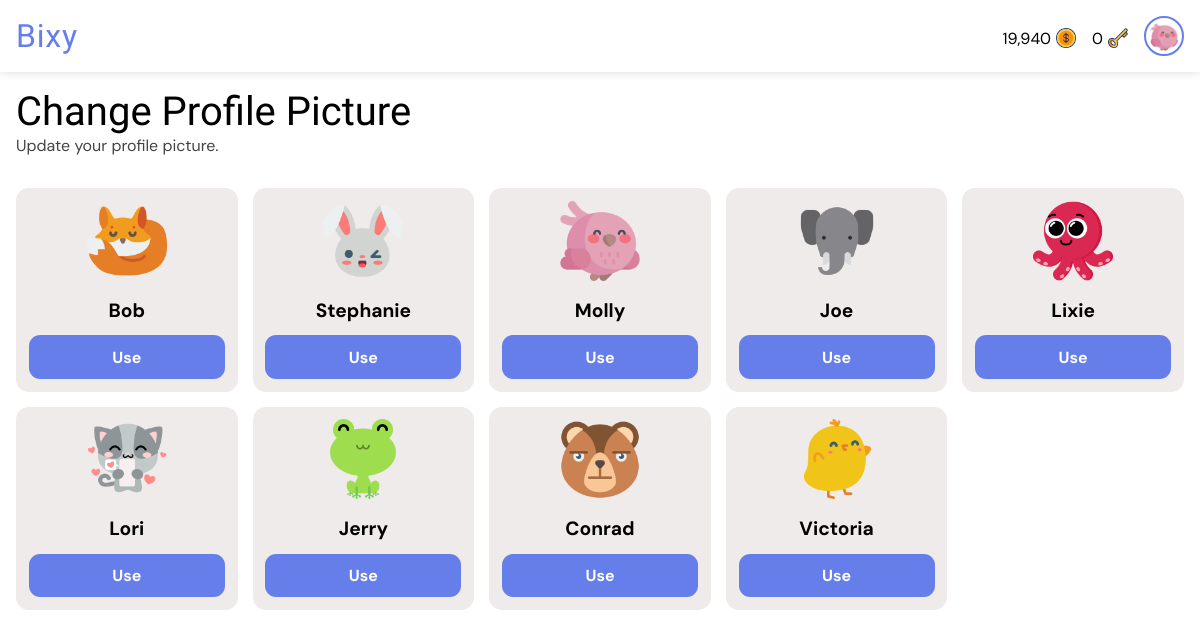
The page /changeprofilepicture/ (signed in) on the database its author committed.
### giftapp/models.py (models this page shows, shortened)
class User(AbstractUser):
    gender = models.CharField(max_length=6, choices=GENDERS, default=GENDERS[0][0])
    is_verified = models.BooleanField(default=False, help_text="If the user's email address is verified or not.")
    email = models.EmailField(unique=True, blank=False, null=False)
    new_email = models.EmailField(unique=False, blank=True, null=True)
    coins = models.PositiveIntegerField(default=0)
    won_coins = models.PositiveIntegerField(default=0)
    keys = models.PositiveIntegerField(default=0)
    verify_code = models.CharField(max_length=255, null=True, blank=True)
    change_email_code = models.CharField(max_length=255, null=True, blank=True)
    profile_pic = models.ForeignKey(ProfilePicture, on_delete=models.SET_NULL, related_name='owners', null=True)
    deactivated_at = models.DateTimeField(null=True, blank=True)
    USERNAME_FIELD = "email"
    REQUIRED_FIELDS = ["username"]

class ProfilePicture(models.Model):
    name = models.CharField(max_length=50, null=False, blank=False)
    image = models.ImageField(null=False, blank=False, upload_to='profile_pics')

### giftapp/views.py (the view)
# urls.py: path("changeprofilepicture/", views.change_profile_picture, name="change_profile_picture"),
@login_required
def change_profile_picture(request):
    profile_pictures = ProfilePicture.objects.all()
    return render(request, "change_profile_picture.html", {'profile_pictures': profile_pictures})

### templates/change_profile_picture.html (shortened to what this page needs)
{% extends 'base.html' %}
{% load static %}
{% load humanize %}
{% load timefilters %}
{% block title %}
<link rel="stylesheet" href="{% static 'css/all_gifts.css' %}">
{% endblock %}
{% block body %}
<div class="heading">
    <h1>Change Profile Picture</h1>
    <p>Update your profile picture.</p>
</div>
{% if profile_pictures|length > 0 %}
<div class="card-container">
    {% for picture in profile_pictures %}
    <div class="card">
        <div class="gift-image">
            <img src="{{ picture.image.url }}" alt="Gift image">
        </div>
        <div class="gift-info">
            <h1>{{ picture.name }}</h1>
        </div>
        <a href="{% url 'use_profile_picture' picture.id %}">Use</a>
    </div>
    {% endfor %}
</div>
{% else %}
<div class="empty">
    <img src="{% static 'images/empty-box.png' %}" alt="No content image">
    <h1>Feels Empty Here.</h1>
    <a href="{% url 'change_profile_picture' %}">Refresh</a>
</div>
{% endif %}
{% endblock %}

### templates/base.html (shortened to what this page needs)
<!DOCTYPE html>
<html lang="en">
<head>
    {% load static %}
    {% load humanize %}
    {% load timefilters %}
    {% block title %} {% endblock %}
</head>
<body>
    <nav class="navbar">
        <div class="logo-container" role="link" tabindex="0">
            <a href="{% url 'all_gifts' %}" class="logo-text">Bixy</a>
        </div>
        <div class="profile-section" id="profileSection">
            {% if user.is_authenticated %}
            <a href="{% url 'buy_coins' %}" style="text-decoration: none; color: black;">
                <div class="cost">
                    <p>{{ user.coins|intcomma }}</p>
                    <img src="{% static 'images/dollar.png' %}" alt="Gift image">
                </div>
            </a>
            <a href="{% url 'buy_coins' %}" style="text-decoration: none; color: black;">
                <div class="cost">
                    <p>{{ user.keys|intcomma }}</p>
                    <img src="{% static 'images/key.png' %}" alt="Gift image">
                </div>
            </a>
            <a href="{% url 'profile' %}">
                <img src="{{ user.profile_pic.image.url }}" alt="Profile picture" class="profile-pic" />
            </a>
            {% else %}
            <a href="{% url 'signin' %}" class="btn login">Login</a>
            <a href="{% url 'signup' %}" class="btn signup">Sign Up</a>
            {% endif %}
        </div>
    </nav>
    <main>
        <section>
            {% block body %} {% endblock %}
        </section>
    </main>
</body>
</html>

### static/css/all_gifts.css (style rules this page uses)
* { margin: 0; padding: 0; box-sizing: border-box; font-family: "DM Sans", sans-serif; font-optical-sizing: auto; font-style: normal; }
html { font-size: 16px; }
:root { --background-color: white; --text-color: black; --label-color: #555; --even-row-color: #f9f9f9; --input-background-color: white; --input-text-color: black; --input-border-color: #ccc; --sub-text-color: #444; --button-color: #667eea; --link-color: #667eea; --button-hover-color: #7f53d2; --card-background-color: rgb(240, 235, 235); --card-text-color: var(--text-color); --card-button-color: white; --tag-bg: #dbd7d7; --tag-text: black; --padding-value: 1rem; }
* { margin: 0; padding: 0; box-sizing: border-box; }
body { background-color: var(--background-color); }
.navbar { display: flex; justify-content: space-between; align-items: center; padding: 1rem var(--padding-value); background: var(--background-color); box-shadow: 0 2px 8px rgba(0, 0, 0, 0.1); position: fixed; top: 0; width: 100%; z-index: 1000; }
.logo-container { display: flex; align-items: center; cursor: pointer; user-select: none; }
.logo-text { font-weight: 700; font-size: 2rem; color: var(--button-color); line-height: 1; letter-spacing: .05rem; font-family: "Passion One", sans-serif; font-weight: 400; font-style: normal; text-decoration: none; }
.profile-section { display: flex; align-items: center; gap: 1rem; }
.profile-pic { width: 40px; height: 40px; border-radius: 50%; object-fit: cover; cursor: pointer; border: 2px solid var(--button-color); transition: box-shadow 0.3s ease; padding: .2rem; display: block; }
main { margin-top: 4.5em; }
div.heading { padding: 1rem var(--padding-value); }
div.heading h1 { font-family: "Passion One", sans-serif; font-weight: 400; font-style: normal; text-decoration: none; font-size: 2.5rem; color: var(--text-color); }
div.heading p { color: var(--sub-text-color); }
div.card-container { display: flex; flex-wrap: wrap; gap: 15px; padding: 1rem var(--padding-value); }
div.card { background-color: var(--card-background-color); color: var(--card-text-color); display: flex; flex-direction: column; align-items: center; padding: 1em; font-size: .8rem; border-radius: 1em; width: calc((100% - 60px) / 5); }
div.card h1 { font-size: 1.2rem; }
div.gift-image img { width: 100%; height: 80px; }
div.gift-info { display: flex; flex-direction: column; align-items: center; padding: 1em; }
div.gift-info h1 { text-align: center; }
div.card a { width: 100%; background-color: var(--link-color); color: var(--card-button-color); padding: .7rem; border: none; border-radius: .7em; font-size: 1rem; font-weight: bold; text-decoration: none; text-align: center; }
div.cost { display: flex; align-items: center; gap: 5px; justify-content: center; margin-top: .3rem; color: var(--text-color); }
div.cost img { width: 20px !important; height: 20px !important; }

### rows shown on the page
User: coins "19,940", keys "0", profile_pic.image (picture)
ProfilePicture: image (picture), name "Bob"
ProfilePicture: image (picture), name "Stephanie"
ProfilePicture: image (picture), name "Molly"
ProfilePicture: image (picture), name "Joe"
ProfilePicture: image (picture), name "Lixie"
ProfilePicture: image (picture), name "Lori"
ProfilePicture: image (picture), name "Jerry"
ProfilePicture: image (picture), name "Conrad"
ProfilePicture: image (picture), name "Victoria"
